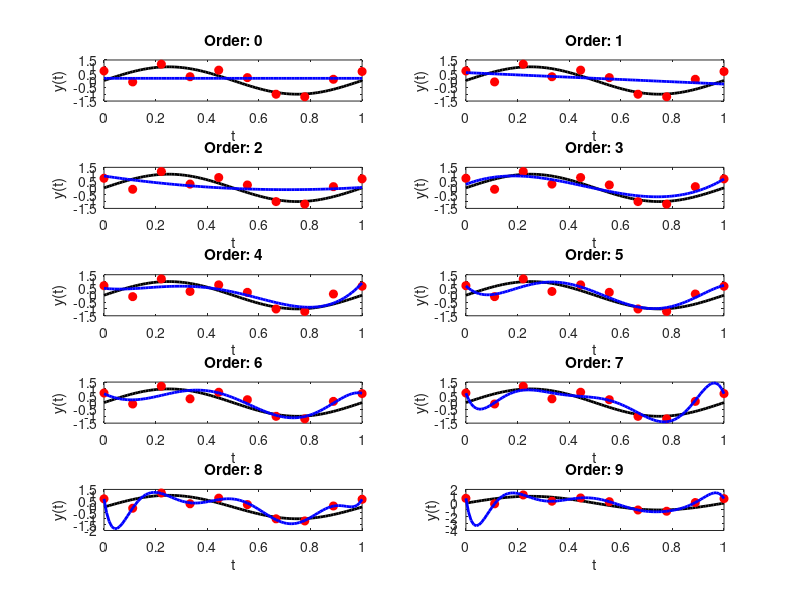
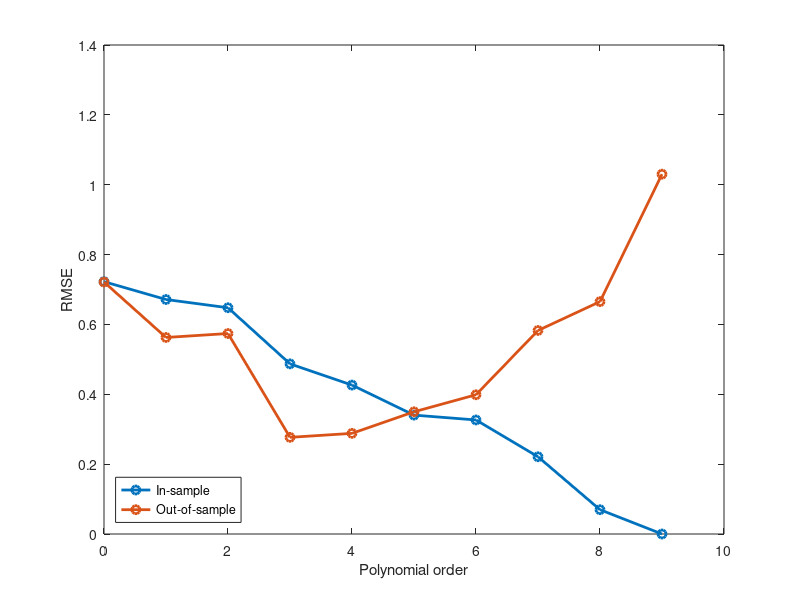

Recreate these plots in MATLAB, in order.
% Applied Machine Learning
% AML: Tuorial 1b
% Copyright (c) 2019 Patrick E. McSharry (patrick@mcsharry.net)

% Fitting a polynomial to a sinusoid
% Study the effect of noisy measurements, over-fitting and evaluation using
% in-sample and out-of-sample approaches

% Data generating process
T = 10;
A = 0.5;
t = linspace(0,1,T)';
noise = A*randn(T,1);
x = sin(2*pi*t);
y = x + noise;

% Visualization
figure
tp = linspace(0,1,100);
yp = sin(2*pi*tp);
plot(tp,yp,'k','LineWidth',2);
hold
plot(t,y,'ro','MarkerFaceColor','r');
xlabel('t'),ylabel('y(t)')
legend('Signal','Observations');

% Loop over polynomials of increasing order and complexity
for i=1:10
    subplot(5,2,i)
    b = polyfit(t,y,i-1);
    yphat = polyval(b,tp);
    plot(tp,sin(2*pi*tp),'k','LineWidth',2);
    hold
    plot(t,y,'ro','MarkerFaceColor','r');
    plot(tp,yphat,'b','LineWidth',2);
    title(sprintf('Order: %d',i-1));
    xlabel('t'),ylabel('y(t)')
    yhat = polyval(b,t);
    E = yhat - y;
    Ep = yphat - yp;
    RMSE(i) = sqrt(mean(E.^2));
    RMSEp(i) = sqrt(mean(Ep.^2));
end

% Monitor effect of complexity on in-sample and out-of-sample error
figure
polyorder = [0:9];
plot(polyorder,[RMSE; RMSEp]','o-','LineWidth',2);
ylabel('RMSE')
xlabel('Polynomial order');
legend('In-sample','Out-of-sample','Location','SouthWest')
